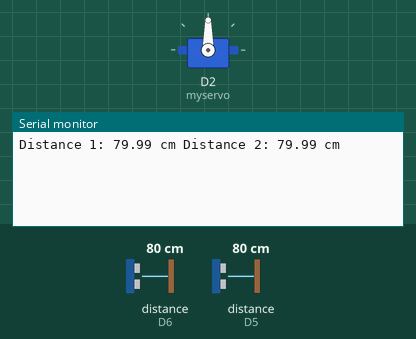
The sketch below on a simulated ESP8266 (NodeMCU). Parts: servo, the last lines printed to the serial monitor. The test bench sets the inputs (shaded band); at power-on: distance to the obstacle (sensors on D6, D5) 80 cm. The echo pulse lasts 58.3 µs per cm.

Above: at 2.0 s.
2.1 s: distance to the obstacle (sensor on D6) set to 4 cm
At 3.5 s:
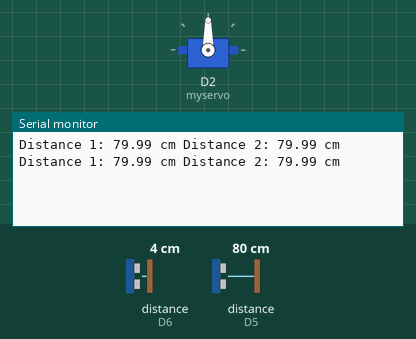
3.8 s: distance to the obstacle (sensor on D6) set to 2 cm
At 7.1 s:
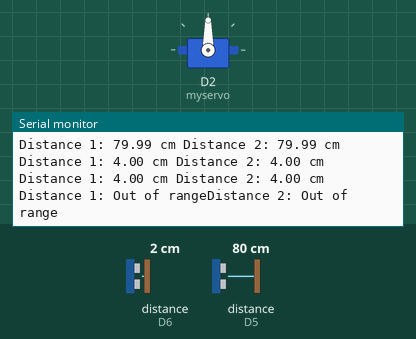

Measured:
- the behaviour switches between 3 and 2 cm on distance to the obstacle (sensor on D6) (found by bisection; images 1 and 2)
- after the input at 3.8 s, the serial monitor: prints a new line after 2.4 s (image 2)

The sketch:

SMAT_DUSTBIN.ino
```cpp
#include<Servo.h>
#include"NewPing.h"

#define motor1 D2
#define mtotor2 D3
#define motor3 D4
#define motor4 D5
#define trig_1 D6
#define echo_1 D6
#define trig_2 D5
#define echo_2 D5
#define buzzer 4
#define MAx 400

Servo myservo;
NewPing sensor1(trig_1 ,echo_1 ,MAx);
NewPing sensor2(trig_2 ,echo_2 ,MAx);

float duration_1;
float distance_1;
float duration_2;
float distance_2;
int iterations = 5;

void setup() {
  // put your setup code here, to run once:
  Serial.begin(9600);
  myservo.attach(4);

}

void loop() {
  // put your main code here, to run repeatedly
  duration_1=sensor1.ping_median(iterations);

 delay(1000);

 duration_2=sensor2.ping_median(iterations);

 distance_1=(duration_1/2)*0.0343;
 distance_2=(duration_1/2)*0.0343;

//ultrasonic


  Serial.print("Distance 1: ");

    if (distance_1 >= 400 || distance_1 <= 2) {
    Serial.print("Out of range");
    }
    else {
    Serial.print(distance_1);
    Serial.print(" cm ");
    }

    if(distance_1<=12)
    {
      digitalWrite(10,LOW);
      digitalWrite(9,LOW);
      digitalWrite(8,LOW);
      digitalWrite(7,LOW);

      digitalWrite(4,HIGH);
      }

    Serial.print("Distance 2: ");

    if (distance_2 >= 400 || distance_2 <= 2) {
    Serial.print("Out of range");
    }
    else {
    Serial.print(distance_2);
    Serial.print(" cm");
    }

    if(distance_2<=9)
    {
      digitalWrite(10,HIGH);
      digitalWrite(9,LOW);
      digitalWrite(8,HIGH);
      digitalWrite(7,LOW);
      myservo.write(90);


      }

  Serial.println(" ");
}
```
